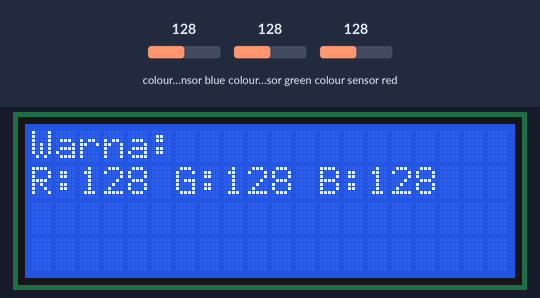
The sketch below on a simulated Arduino Uno, built with avr-gcc and run on an emulated ATmega328P. Parts: 20×4 character LCD. Inputs (shaded band) come from the test bench; at power-on: colour sensor blue 128, colour sensor green 128, colour sensor red 128.

Above: at 4.3 s.
4.4 s: colour sensor blue set to 191
At 6.3 s:
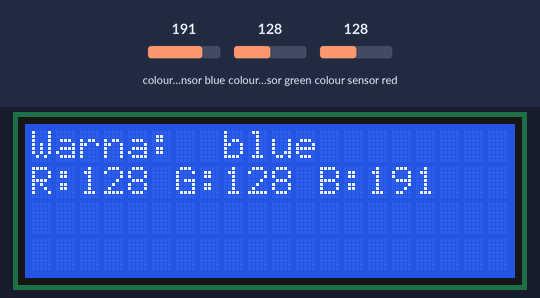
6.9 s: colour sensor green set to 250
At 9.4 s:
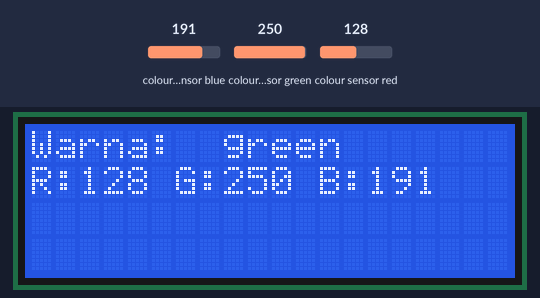
10.2 s: colour sensor red set to 5
At 12.5 s:
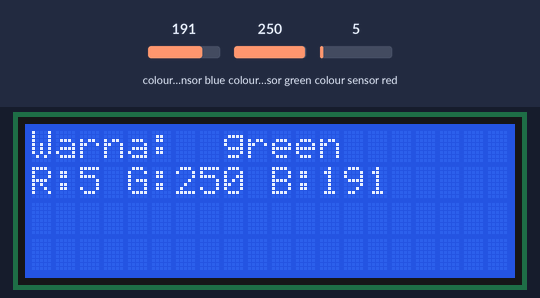
13.4 s: colour sensor blue set to 5
At 16.6 s:
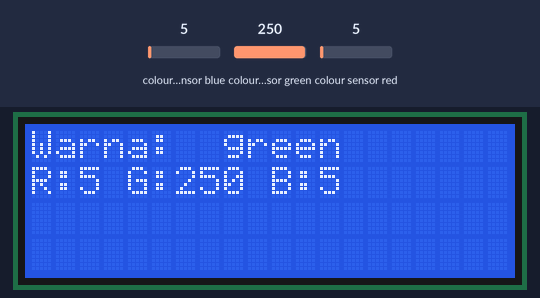
Timing chart, 0 to 17.7 s (numbered marks = the images above; inputs shaded):
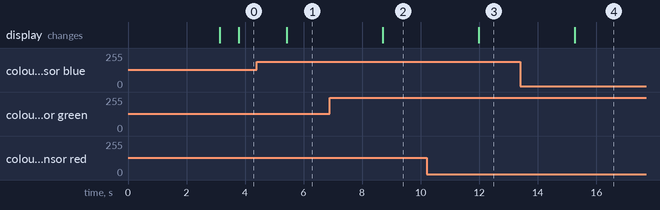

Measured:
- after the input at 4.4 s, the display: changes after 1.0 s (image 1)
- after the input at 6.9 s, the display: changes after 1.8 s (image 2)
- after the input at 10.2 s, the display: changes after 1.8 s (image 3)
- after the input at 13.4 s, the display: changes after 1.9 s (image 4)

The sketch:

Mappi32_Sensor_TCS34725.ino
```cpp
// Building Your Own Color Detector using RGB Sensor TCS34725 & Mappi32 //
// @yugoyokaii . On Youtube KMTek Indonesia //

#include <Wire.h> // Library untuk komunikasi I2C
#include <Adafruit_Sensor.h> // Library untuk sensor
#include "Adafruit_TCS34725.h" // Library untuk sensor warna TCS34725
#include <LiquidCrystal_I2C.h> // Library untuk LCD I2C

byte gammatable[256]; // Tabel gamma untuk koreksi warna
Adafruit_TCS34725 tcs = Adafruit_TCS34725(TCS34725_INTEGRATIONTIME_50MS, TCS34725_GAIN_4X); // Inisialisasi objek sensor warna
LiquidCrystal_I2C lcd (0x27,20,4); // Inisialisasi objek LCD dengan alamat I2C dan ukuran 20x4

#define commonAnode false // Keterangan apakah display menggunakan anode umum atau tidak

void setup() {
  Serial.begin(9600); // Inisialisasi komunikasi serial

  lcd.init(); // Inisialisasi LCD
  lcd.backlight(); // Nyalakan backlight LCD

  lcd.begin(20, 4); // Inisialisasi LCD dengan ukuran 20x4
  lcd.clear(); // Bersihkan layar LCD
  lcd.setCursor(8, 0); // Atur posisi tulisan di bagian atas tengah
  lcd.print("KMTEK"); // Tampilkan teks "YUGO" pada LCD
  delay(3000); // Tunggu selama 3 detik

  lcd.setCursor(7, 1); // Atur posisi pesan di bagian tengah bawah
  if (tcs.begin()) { // Cek apakah sensor siap
    lcd.print("Mappi32"); // Jika siap, tampilkan pesan "Ready"
  } else {
    lcd.print("Sensor Error"); // Jika ada kesalahan pada sensor, tampilkan pesan "Sensor Error"
    while (1); // Berhenti dan tunggu di sini untuk selamanya
  }
}

void loop() {
  float red, green, blue; // Variabel untuk menyimpan nilai komponen warna
  tcs.setInterrupt(false); // Matikan interrupt dari sensor
  delay(60); // Tunggu selama 60 milidetik
  tcs.getRGB(&red, &green, &blue); // Ambil nilai RGB dari sensor
  tcs.setInterrupt(true); // Aktifkan kembali interrupt
  delay(500); // Tunggu selama 500 milidetik
  lcd.clear(); // Bersihkan layar LCD
  lcd.print("Warna: "); // Tampilkan label "Warna:" pada LCD
  lcd.setCursor(0, 1); // Posisikan kursor di baris kedua
  lcd.print("R:");
  lcd.print(int(red)); // Tampilkan nilai komponen merah
  lcd.print(" G:");
  lcd.print(int(green)); // Tampilkan nilai komponen hijau
  lcd.print(" B:");
  lcd.print(int(blue)); // Tampilkan nilai komponen biru

  // Cek apakah komponen merah mendominasi
  if (red > green && red > blue && red >= 100) {
    lcd.setCursor(8, 0); // Atur posisi pesan di baris pertama, kolom kesembilan
    lcd.print("red"); // Tampilkan teks "red" pada LCD
  }
  // Cek apakah komponen hijau mendominasi
  else if (green > red && green > blue && green >= 100) {
    lcd.setCursor(8, 0); // Atur posisi pesan di baris pertama, kolom kesembilan
    lcd.print("green"); // Tampilkan teks "green" pada LCD
  }
  // Cek apakah komponen biru mendominasi
  else if (blue > red && blue > green && blue >= 100) {
    lcd.setCursor(8, 0); // Atur posisi pesan di baris pertama, kolom kesembilan
    lcd.print("blue"); // Tampilkan teks "blue" pada LCD
  }

  delay(1000); // Tunggu selama 1 detik sebelum membaca sensor lagi
}
```
